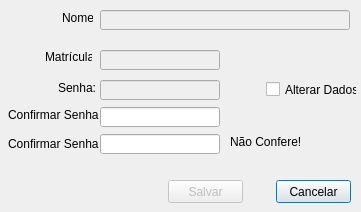
<?xml version="1.0" encoding="UTF-8"?>
<ui version="4.0">
 <class>AdministracaoUsuariosDialogBase</class>
 <widget class="QDialog" name="AdministracaoUsuariosDialogBase">
  <property name="geometry">
   <rect>
    <x>0</x>
    <y>0</y>
    <width>361</width>
    <height>212</height>
   </rect>
  </property>
  <property name="windowTitle">
   <string>Administração de Usuários</string>
  </property>
  <widget class="QPushButton" name="pushButton_cancel">
   <property name="geometry">
    <rect>
     <x>276</x>
     <y>180</y>
     <width>75</width>
     <height>23</height>
    </rect>
   </property>
   <property name="text">
    <string>Cancelar</string>
   </property>
  </widget>
  <widget class="QPushButton" name="pushButton_save">
   <property name="enabled">
    <bool>false</bool>
   </property>
   <property name="geometry">
    <rect>
     <x>168</x>
     <y>180</y>
     <width>75</width>
     <height>23</height>
    </rect>
   </property>
   <property name="text">
    <string>Salvar</string>
   </property>
  </widget>
  <widget class="QLabel" name="label">
   <property name="geometry">
    <rect>
     <x>62</x>
     <y>10</y>
     <width>31</width>
     <height>16</height>
    </rect>
   </property>
   <property name="text">
    <string>Nome:</string>
   </property>
  </widget>
  <widget class="QLineEdit" name="lineEdit">
   <property name="enabled">
    <bool>false</bool>
   </property>
   <property name="geometry">
    <rect>
     <x>100</x>
     <y>10</y>
     <width>250</width>
     <height>20</height>
    </rect>
   </property>
   <property name="maxLength">
    <number>50</number>
   </property>
  </widget>
  <widget class="QLabel" name="label_2">
   <property name="geometry">
    <rect>
     <x>45</x>
     <y>50</y>
     <width>47</width>
     <height>14</height>
    </rect>
   </property>
   <property name="text">
    <string>Matrícula:</string>
   </property>
  </widget>
  <widget class="QLabel" name="label_3">
   <property name="geometry">
    <rect>
     <x>58</x>
     <y>80</y>
     <width>41</width>
     <height>16</height>
    </rect>
   </property>
   <property name="text">
    <string>Senha:</string>
   </property>
  </widget>
  <widget class="QLineEdit" name="lineEdit_2">
   <property name="enabled">
    <bool>false</bool>
   </property>
   <property name="geometry">
    <rect>
     <x>100</x>
     <y>50</y>
     <width>120</width>
     <height>20</height>
    </rect>
   </property>
  </widget>
  <widget class="QLineEdit" name="lineEdit_3">
   <property name="enabled">
    <bool>false</bool>
   </property>
   <property name="geometry">
    <rect>
     <x>100</x>
     <y>80</y>
     <width>120</width>
     <height>20</height>
    </rect>
   </property>
   <property name="maxLength">
    <number>16</number>
   </property>
   <property name="echoMode">
    <enum>QLineEdit::Password</enum>
   </property>
  </widget>
  <widget class="QLineEdit" name="lineEdit_4">
   <property name="geometry">
    <rect>
     <x>100</x>
     <y>107</y>
     <width>120</width>
     <height>20</height>
    </rect>
   </property>
   <property name="maxLength">
    <number>16</number>
   </property>
   <property name="echoMode">
    <enum>QLineEdit::Password</enum>
   </property>
  </widget>
  <widget class="QLabel" name="label_4">
   <property name="geometry">
    <rect>
     <x>8</x>
     <y>107</y>
     <width>91</width>
     <height>16</height>
    </rect>
   </property>
   <property name="text">
    <string>Confirmar Senha:</string>
   </property>
  </widget>
  <widget class="QCheckBox" name="checkBox">
   <property name="geometry">
    <rect>
     <x>266</x>
     <y>81</y>
     <width>91</width>
     <height>17</height>
    </rect>
   </property>
   <property name="text">
    <string>Alterar Dados</string>
   </property>
  </widget>
  <widget class="QLabel" name="label_5">
   <property name="enabled">
    <bool>true</bool>
   </property>
   <property name="geometry">
    <rect>
     <x>230</x>
     <y>134</y>
     <width>71</width>
     <height>16</height>
    </rect>
   </property>
   <property name="text">
    <string>Não Confere!</string>
   </property>
  </widget>
  <widget class="QLabel" name="label_6">
   <property name="geometry">
    <rect>
     <x>8</x>
     <y>134</y>
     <width>91</width>
     <height>20</height>
    </rect>
   </property>
   <property name="text">
    <string>Confirmar Senha:</string>
   </property>
  </widget>
  <widget class="QLineEdit" name="lineEdit_5">
   <property name="geometry">
    <rect>
     <x>100</x>
     <y>134</y>
     <width>120</width>
     <height>20</height>
    </rect>
   </property>
   <property name="maxLength">
    <number>16</number>
   </property>
   <property name="echoMode">
    <enum>QLineEdit::Password</enum>
   </property>
  </widget>
 </widget>
 <tabstops>
  <tabstop>lineEdit</tabstop>
  <tabstop>lineEdit_2</tabstop>
  <tabstop>checkBox</tabstop>
  <tabstop>lineEdit_3</tabstop>
  <tabstop>lineEdit_4</tabstop>
  <tabstop>lineEdit_5</tabstop>
  <tabstop>pushButton_save</tabstop>
  <tabstop>pushButton_cancel</tabstop>
 </tabstops>
 <resources/>
 <connections/>
</ui>
